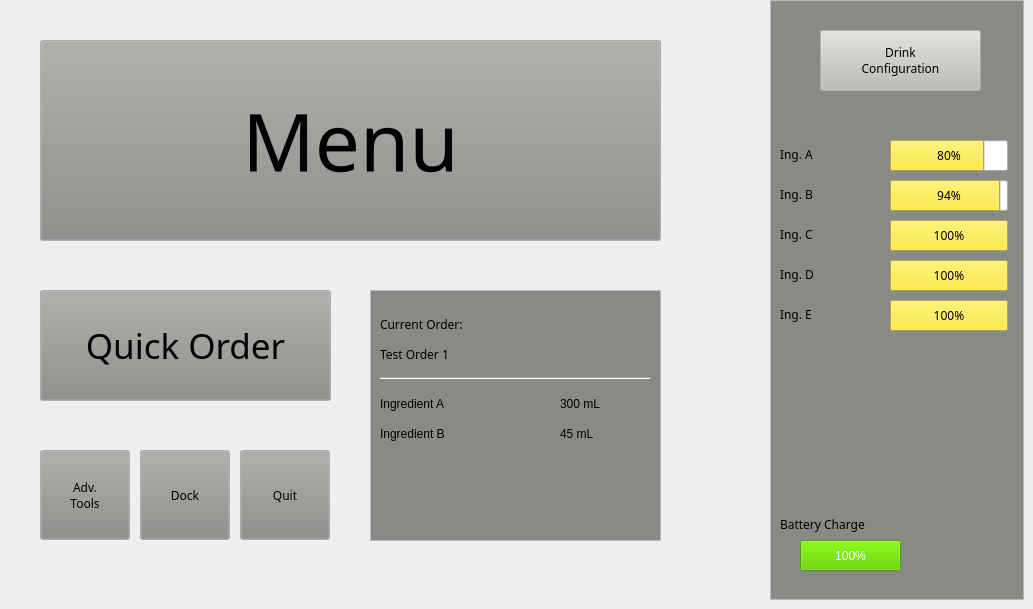
   <widget class="QWidget" name="page">
    <property name="sizePolicy">
     <sizepolicy hsizetype="MinimumExpanding" vsizetype="MinimumExpanding">
      <horstretch>0</horstretch>
      <verstretch>0</verstretch>
     </sizepolicy>
    </property>
    <widget class="QPushButton" name="pushButton_config">
     <property name="geometry">
      <rect>
       <x>820</x>
       <y>30</y>
       <width>161</width>
       <height>61</height>
      </rect>
     </property>
     <property name="palette">
      <palette>
       <active>
        <colorrole role="Button">
         <brush brushstyle="SolidPattern">
          <color alpha="255">
           <red>186</red>
           <green>189</green>
           <blue>182</blue>
          </color>
         </brush>
        </colorrole>
       </active>
       <inactive>
        <colorrole role="Button">
         <brush brushstyle="SolidPattern">
          <color alpha="255">
           <red>186</red>
           <green>189</green>
           <blue>182</blue>
          </color>
         </brush>
        </colorrole>
       </inactive>
       <disabled>
        <colorrole role="Button">
         <brush brushstyle="SolidPattern">
          <color alpha="255">
           <red>186</red>
           <green>189</green>
           <blue>182</blue>
          </color>
         </brush>
        </colorrole>
       </disabled>
      </palette>
     </property>
     <property name="font">
      <font>
       <family>MathJax_Main</family>
      </font>
     </property>
     <property name="text">
      <string>Drink
Configuration</string>
     </property>
    </widget>
    <widget class="QPushButton" name="pushButton_toMenu">
     <property name="geometry">
      <rect>
       <x>40</x>
       <y>40</y>
       <width>621</width>
       <height>201</height>
      </rect>
     </property>
     <property name="palette">
      <palette>
       <active>
        <colorrole role="Button">
         <brush brushstyle="SolidPattern">
          <color alpha="255">
           <red>136</red>
           <green>138</green>
           <blue>133</blue>
          </color>
         </brush>
        </colorrole>
       </active>
       <inactive>
        <colorrole role="Button">
         <brush brushstyle="SolidPattern">
          <color alpha="255">
           <red>136</red>
           <green>138</green>
           <blue>133</blue>
          </color>
         </brush>
        </colorrole>
       </inactive>
       <disabled>
        <colorrole role="Button">
         <brush brushstyle="SolidPattern">
          <color alpha="255">
           <red>136</red>
           <green>138</green>
           <blue>133</blue>
          </color>
         </brush>
        </colorrole>
       </disabled>
      </palette>
     </property>
     <property name="font">
      <font>
       <family>MathJax_Caligraphic</family>
       <pointsize>60</pointsize>
      </font>
     </property>
     <property name="text">
      <string>Menu</string>
     </property>
    </widget>
    <widget class="QProgressBar" name="progressBar_config_dynamicLater2">
     <property name="geometry">
      <rect>
       <x>890</x>
       <y>220</y>
       <width>118</width>
       <height>31</height>
      </rect>
     </property>
     <property name="palette">
      <palette>
       <active>
        <colorrole role="Highlight">
         <brush brushstyle="SolidPattern">
          <color alpha="255">
           <red>252</red>
           <green>233</green>
           <blue>79</blue>
          </color>
         </brush>
        </colorrole>
        <colorrole role="HighlightedText">
         <brush brushstyle="SolidPattern">
          <color alpha="255">
           <red>0</red>
           <green>0</green>
           <blue>0</blue>
          </color>
         </brush>
        </colorrole>
       </active>
       <inactive>
        <colorrole role="Highlight">
         <brush brushstyle="SolidPattern">
          <color alpha="255">
           <red>252</red>
           <green>233</green>
           <blue>79</blue>
          </color>
         </brush>
        </colorrole>
        <colorrole role="HighlightedText">
         <brush brushstyle="SolidPattern">
          <color alpha="255">
           <red>0</red>
           <green>0</green>
           <blue>0</blue>
          </color>
         </brush>
        </colorrole>
       </inactive>
       <disabled>
        <colorrole role="Highlight">
         <brush brushstyle="SolidPattern">
          <color alpha="255">
           <red>145</red>
           <green>145</green>
           <blue>145</blue>
          </color>
         </brush>
        </colorrole>
        <colorrole role="HighlightedText">
         <brush brushstyle="SolidPattern">
          <color alpha="255">
           <red>0</red>
           <green>0</green>
           <blue>0</blue>
          </color>
         </brush>
        </colorrole>
       </disabled>
      </palette>
     </property>
     <property name="font">
      <font>
       <family>Piboto Thin</family>
      </font>
     </property>
     <property name="value">
      <number>100</number>
     </property>
    </widget>
    <widget class="QProgressBar" name="progressBar_config_dynamicLater4">
     <property name="geometry">
      <rect>
       <x>890</x>
       <y>300</y>
       <width>118</width>
       <height>31</height>
      </rect>
     </property>
     <property name="palette">
      <palette>
       <active>
        <colorrole role="Highlight">
         <brush brushstyle="SolidPattern">
          <color alpha="255">
           <red>252</red>
           <green>233</green>
           <blue>79</blue>
          </color>
         </brush>
        </colorrole>
        <colorrole role="HighlightedText">
         <brush brushstyle="SolidPattern">
          <color alpha="255">
           <red>0</red>
           <green>0</green>
           <blue>0</blue>
          </color>
         </brush>
        </colorrole>
       </active>
       <inactive>
        <colorrole role="Highlight">
         <brush brushstyle="SolidPattern">
          <color alpha="255">
           <red>252</red>
           <green>233</green>
           <blue>79</blue>
          </color>
         </brush>
        </colorrole>
        <colorrole role="HighlightedText">
         <brush brushstyle="SolidPattern">
          <color alpha="255">
           <red>0</red>
           <green>0</green>
           <blue>0</blue>
          </color>
         </brush>
        </colorrole>
       </inactive>
       <disabled>
        <colorrole role="Highlight">
         <brush brushstyle="SolidPattern">
          <color alpha="255">
           <red>145</red>
           <green>145</green>
           <blue>145</blue>
          </color>
         </brush>
        </colorrole>
        <colorrole role="HighlightedText">
         <brush brushstyle="SolidPattern">
          <color alpha="255">
           <red>0</red>
           <green>0</green>
           <blue>0</blue>
          </color>
         </brush>
        </colorrole>
       </disabled>
      </palette>
     </property>
     <property name="font">
      <font>
       <family>Piboto Thin</family>
      </font>
     </property>
     <property name="value">
      <number>100</number>
     </property>
    </widget>
    <widget class="QLabel" name="label_config_dynamicLater3">
     <property name="geometry">
      <rect>
       <x>780</x>
       <y>260</y>
       <width>90</width>
       <height>28</height>
      </rect>
     </property>
     <property name="font">
      <font>
       <family>MathJax_Caligraphic</family>
      </font>
     </property>
     <property name="text">
      <string>Ing. D</string>
     </property>
    </widget>
    <widget class="QProgressBar" name="progressBar_config_dynamicLater1">
     <property name="geometry">
      <rect>
       <x>890</x>
       <y>180</y>
       <width>118</width>
       <height>31</height>
      </rect>
     </property>
     <property name="palette">
      <palette>
       <active>
        <colorrole role="Highlight">
         <brush brushstyle="SolidPattern">
          <color alpha="255">
           <red>252</red>
           <green>233</green>
           <blue>79</blue>
          </color>
         </brush>
        </colorrole>
        <colorrole role="HighlightedText">
         <brush brushstyle="SolidPattern">
          <color alpha="255">
           <red>0</red>
           <green>0</green>
           <blue>0</blue>
          </color>
         </brush>
        </colorrole>
       </active>
       <inactive>
        <colorrole role="Highlight">
         <brush brushstyle="SolidPattern">
          <color alpha="255">
           <red>252</red>
           <green>233</green>
           <blue>79</blue>
          </color>
         </brush>
        </colorrole>
        <colorrole role="HighlightedText">
         <brush brushstyle="SolidPattern">
          <color alpha="255">
           <red>0</red>
           <green>0</green>
           <blue>0</blue>
          </color>
         </brush>
        </colorrole>
       </inactive>
       <disabled>
        <colorrole role="Highlight">
         <brush brushstyle="SolidPattern">
          <color alpha="255">
           <red>145</red>
           <green>145</green>
           <blue>145</blue>
          </color>
         </brush>
        </colorrole>
        <colorrole role="HighlightedText">
         <brush brushstyle="SolidPattern">
          <color alpha="255">
           <red>0</red>
           <green>0</green>
           <blue>0</blue>
          </color>
         </brush>
        </colorrole>
       </disabled>
      </palette>
     </property>
     <property name="font">
      <font>
       <family>Piboto Thin</family>
      </font>
     </property>
     <property name="value">
      <number>94</number>
     </property>
    </widget>
    <widget class="QLabel" name="label_imageB3">
     <property name="geometry">
      <rect>
       <x>920</x>
       <y>540</y>
       <width>90</width>
       <height>28</height>
      </rect>
     </property>
     <property name="text">
      <string/>
     </property>
    </widget>
    <widget class="Line" name="line">
     <property name="geometry">
      <rect>
       <x>380</x>
       <y>370</y>
       <width>271</width>
       <height>16</height>
      </rect>
     </property>
     <property name="orientation">
      <enum>Qt::Horizontal</enum>
     </property>
    </widget>
    <widget class="QLabel" name="label_curOrder_DynamicLaterName">
     <property name="geometry">
      <rect>
       <x>380</x>
       <y>420</y>
       <width>121</width>
       <height>28</height>
      </rect>
     </property>
     <property name="text">
      <string>Ingredient B</string>
     </property>
    </widget>
    <widget class="QLabel" name="label_config_dynamicLater1">
     <property name="geometry">
      <rect>
       <x>780</x>
       <y>180</y>
       <width>90</width>
       <height>28</height>
      </rect>
     </property>
     <property name="font">
      <font>
       <family>MathJax_Caligraphic</family>
      </font>
     </property>
     <property name="text">
      <string>Ing. B</string>
     </property>
    </widget>
    <widget class="QListWidget" name="widget_rightInfo">
     <property name="geometry">
      <rect>
       <x>770</x>
       <y>0</y>
       <width>254</width>
       <height>600</height>
      </rect>
     </property>
     <property name="palette">
      <palette>
       <active>
        <colorrole role="Button">
         <brush brushstyle="SolidPattern">
          <color alpha="255">
           <red>85</red>
           <green>87</green>
           <blue>83</blue>
          </color>
         </brush>
        </colorrole>
        <colorrole role="Base">
         <brush brushstyle="SolidPattern">
          <color alpha="255">
           <red>136</red>
           <green>138</green>
           <blue>133</blue>
          </color>
         </brush>
        </colorrole>
       </active>
       <inactive>
        <colorrole role="Button">
         <brush brushstyle="SolidPattern">
          <color alpha="255">
           <red>85</red>
           <green>87</green>
           <blue>83</blue>
          </color>
         </brush>
        </colorrole>
        <colorrole role="Base">
         <brush brushstyle="SolidPattern">
          <color alpha="255">
           <red>136</red>
           <green>138</green>
           <blue>133</blue>
          </color>
         </brush>
        </colorrole>
       </inactive>
       <disabled>
        <colorrole role="Button">
         <brush brushstyle="SolidPattern">
          <color alpha="255">
           <red>85</red>
           <green>87</green>
           <blue>83</blue>
          </color>
         </brush>
        </colorrole>
        <colorrole role="Base">
         <brush brushstyle="SolidPattern">
          <color alpha="255">
           <red>85</red>
           <green>87</green>
           <blue>83</blue>
          </color>
         </brush>
        </colorrole>
       </disabled>
      </palette>
     </property>
     <property name="font">
      <font>
       <family>MathJax_Caligraphic</family>
      </font>
     </property>
    </widget>
    <widget class="QListWidget" name="widget_curOrder">
     <property name="geometry">
      <rect>
       <x>370</x>
       <y>290</y>
       <width>291</width>
       <height>251</height>
      </rect>
     </property>
     <property name="palette">
      <palette>
       <active>
        <colorrole role="Button">
         <brush brushstyle="SolidPattern">
          <color alpha="255">
           <red>85</red>
           <green>87</green>
           <blue>83</blue>
          </color>
         </brush>
        </colorrole>
        <colorrole role="Base">
         <brush brushstyle="SolidPattern">
          <color alpha="255">
           <red>136</red>
           <green>138</green>
           <blue>133</blue>
          </color>
         </brush>
        </colorrole>
       </active>
       <inactive>
        <colorrole role="Button">
         <brush brushstyle="SolidPattern">
          <color alpha="255">
           <red>85</red>
           <green>87</green>
           <blue>83</blue>
          </color>
         </brush>
        </colorrole>
        <colorrole role="Base">
         <brush brushstyle="SolidPattern">
          <color alpha="255">
           <red>136</red>
           <green>138</green>
           <blue>133</blue>
          </color>
         </brush>
        </colorrole>
       </inactive>
       <disabled>
        <colorrole role="Button">
         <brush brushstyle="SolidPattern">
          <color alpha="255">
           <red>85</red>
           <green>87</green>
           <blue>83</blue>
          </color>
         </brush>
        </colorrole>
        <colorrole role="Base">
         <brush brushstyle="SolidPattern">
          <color alpha="255">
           <red>85</red>
           <green>87</green>
           <blue>83</blue>
          </color>
         </brush>
        </colorrole>
       </disabled>
      </palette>
     </property>
    </widget>
    <widget class="QLabel" name="label_config_dynamicLater4">
     <property name="geometry">
      <rect>
       <x>780</x>
       <y>300</y>
       <width>90</width>
       <height>28</height>
      </rect>
     </property>
     <property name="font">
      <font>
       <family>MathJax_Caligraphic</family>
      </font>
     </property>
     <property name="text">
      <string>Ing. E</string>
     </property>
    </widget>
    <widget class="QLabel" name="label_curOrder_IngAmount">
     <property name="geometry">
      <rect>
       <x>560</x>
       <y>390</y>
       <width>90</width>
       <height>28</height>
      </rect>
     </property>
     <property name="text">
      <string>300 mL</string>
     </property>
    </widget>
    <widget class="QPushButton" name="pushButton_curOrder">
     <property name="geometry">
      <rect>
       <x>40</x>
       <y>290</y>
       <width>291</width>
       <height>111</height>
      </rect>
     </property>
     <property name="palette">
      <palette>
       <active>
        <colorrole role="Button">
         <brush brushstyle="SolidPattern">
          <color alpha="255">
           <red>136</red>
           <green>138</green>
           <blue>133</blue>
          </color>
         </brush>
        </colorrole>
        <colorrole role="Base">
         <brush brushstyle="SolidPattern">
          <color alpha="255">
           <red>136</red>
           <green>138</green>
           <blue>133</blue>
          </color>
         </brush>
        </colorrole>
       </active>
       <inactive>
        <colorrole role="Button">
         <brush brushstyle="SolidPattern">
          <color alpha="255">
           <red>136</red>
           <green>138</green>
           <blue>133</blue>
          </color>
         </brush>
        </colorrole>
        <colorrole role="Base">
         <brush brushstyle="SolidPattern">
          <color alpha="255">
           <red>136</red>
           <green>138</green>
           <blue>133</blue>
          </color>
         </brush>
        </colorrole>
       </inactive>
       <disabled>
        <colorrole role="Button">
         <brush brushstyle="SolidPattern">
          <color alpha="255">
           <red>136</red>
           <green>138</green>
           <blue>133</blue>
          </color>
         </brush>
        </colorrole>
        <colorrole role="Base">
         <brush brushstyle="SolidPattern">
          <color alpha="255">
           <red>85</red>
           <green>87</green>
           <blue>83</blue>
          </color>
         </brush>
        </colorrole>
       </disabled>
      </palette>
     </property>
     <property name="font">
      <font>
       <family>MathJax_Caligraphic</family>
       <pointsize>26</pointsize>
      </font>
     </property>
     <property name="text">
      <string>Quick Order</string>
     </property>
    </widget>
    <widget class="QPushButton" name="pushButton_quit">
     <property name="geometry">
      <rect>
       <x>240</x>
       <y>450</y>
       <width>90</width>
       <height>90</height>
      </rect>
     </property>
     <property name="palette">
      <palette>
       <active>
        <colorrole role="Button">
         <brush brushstyle="SolidPattern">
          <color alpha="255">
           <red>136</red>
           <green>138</green>
           <blue>133</blue>
          </color>
         </brush>
        </colorrole>
        <colorrole role="Base">
         <brush brushstyle="SolidPattern">
          <color alpha="255">
           <red>136</red>
           <green>138</green>
           <blue>133</blue>
          </color>
         </brush>
        </colorrole>
       </active>
       <inactive>
        <colorrole role="Button">
         <brush brushstyle="SolidPattern">
          <color alpha="255">
           <red>136</red>
           <green>138</green>
           <blue>133</blue>
          </color>
         </brush>
        </colorrole>
        <colorrole role="Base">
         <brush brushstyle="SolidPattern">
          <color alpha="255">
           <red>136</red>
           <green>138</green>
           <blue>133</blue>
          </color>
         </brush>
        </colorrole>
       </inactive>
       <disabled>
        <colorrole role="Button">
         <brush brushstyle="SolidPattern">
          <color alpha="255">
           <red>136</red>
           <green>138</green>
           <blue>133</blue>
          </color>
         </brush>
        </colorrole>
        <colorrole role="Base">
         <brush brushstyle="SolidPattern">
          <color alpha="255">
           <red>85</red>
           <green>87</green>
           <blue>83</blue>
          </color>
         </brush>
        </colorrole>
       </disabled>
      </palette>
     </property>
     <property name="font">
      <font>
       <family>MathJax_Main</family>
      </font>
     </property>
     <property name="text">
      <string>Quit</string>
     </property>
    </widget>
    <widget class="QLabel" name="label_config">
     <property name="geometry">
      <rect>
       <x>780</x>
       <y>140</y>
       <width>90</width>
       <height>28</height>
      </rect>
     </property>
     <property name="font">
      <font>
       <family>MathJax_Caligraphic</family>
      </font>
     </property>
     <property name="text">
      <string>Ing. A</string>
     </property>
    </widget>
    <widget class="QLabel" name="label_curOrder">
     <property name="geometry">
      <rect>
       <x>380</x>
       <y>310</y>
       <width>151</width>
       <height>28</height>
      </rect>
     </property>
     <property name="font">
      <font>
       <family>MathJax_Caligraphic</family>
      </font>
     </property>
     <property name="text">
      <string>Current Order:</string>
     </property>
    </widget>
    <widget class="QPushButton" name="pushButton_dock">
     <property name="geometry">
      <rect>
       <x>140</x>
       <y>450</y>
       <width>90</width>
       <height>90</height>
      </rect>
     </property>
     <property name="palette">
      <palette>
       <active>
        <colorrole role="Button">
         <brush brushstyle="SolidPattern">
          <color alpha="255">
           <red>136</red>
           <green>138</green>
           <blue>133</blue>
          </color>
         </brush>
        </colorrole>
        <colorrole role="Base">
         <brush brushstyle="SolidPattern">
          <color alpha="255">
           <red>136</red>
           <green>138</green>
           <blue>133</blue>
          </color>
         </brush>
        </colorrole>
       </active>
       <inactive>
        <colorrole role="Button">
         <brush brushstyle="SolidPattern">
          <color alpha="255">
           <red>136</red>
           <green>138</green>
           <blue>133</blue>
          </color>
         </brush>
        </colorrole>
        <colorrole role="Base">
         <brush brushstyle="SolidPattern">
          <color alpha="255">
           <red>136</red>
           <green>138</green>
           <blue>133</blue>
          </color>
         </brush>
        </colorrole>
       </inactive>
       <disabled>
        <colorrole role="Button">
         <brush brushstyle="SolidPattern">
          <color alpha="255">
           <red>136</red>
           <green>138</green>
           <blue>133</blue>
          </color>
         </brush>
        </colorrole>
        <colorrole role="Base">
         <brush brushstyle="SolidPattern">
          <color alpha="255">
           <red>85</red>
           <green>87</green>
           <blue>83</blue>
          </color>
         </brush>
        </colorrole>
       </disabled>
      </palette>
     </property>
     <property name="font">
      <font>
       <family>MathJax_Main</family>
      </font>
     </property>
     <property name="text">
      <string>Dock</string>
     </property>
    </widget>
    <widget class="QProgressBar" name="progressBar_batteryCharge">
     <property name="geometry">
      <rect>
       <x>800</x>
       <y>540</y>
       <width>101</width>
       <height>31</height>
      </rect>
     </property>
     <property name="palette">
      <palette>
       <active>
        <colorrole role="Highlight">
         <brush brushstyle="SolidPattern">
          <color alpha="255">
           <red>115</red>
           <green>210</green>
           <blue>22</blue>
          </color>
         </brush>
        </colorrole>
       </active>
       <inactive>
        <colorrole role="Highlight">
         <brush brushstyle="SolidPattern">
          <color alpha="255">
           <red>115</red>
           <green>210</green>
           <blue>22</blue>
          </color>
         </brush>
        </colorrole>
       </inactive>
       <disabled>
        <colorrole role="Highlight">
         <brush brushstyle="SolidPattern">
          <color alpha="255">
           <red>145</red>
           <green>145</green>
           <blue>145</blue>
          </color>
         </brush>
        </colorrole>
       </disabled>
      </palette>
     </property>
     <property name="value">
      <number>100</number>
     </property>
    </widget>
    <widget class="QProgressBar" name="progressBar_config_dynamicLater3">
     <property name="geometry">
      <rect>
       <x>890</x>
       <y>260</y>
       <width>118</width>
       <height>31</height>
      </rect>
     </property>
     <property name="palette">
      <palette>
       <active>
        <colorrole role="Highlight">
         <brush brushstyle="SolidPattern">
          <color alpha="255">
           <red>252</red>
           <green>233</green>
           <blue>79</blue>
          </color>
         </brush>
        </colorrole>
        <colorrole role="HighlightedText">
         <brush brushstyle="SolidPattern">
          <color alpha="255">
           <red>0</red>
           <green>0</green>
           <blue>0</blue>
          </color>
         </brush>
        </colorrole>
       </active>
       <inactive>
        <colorrole role="Highlight">
         <brush brushstyle="SolidPattern">
          <color alpha="255">
           <red>252</red>
           <green>233</green>
           <blue>79</blue>
          </color>
         </brush>
        </colorrole>
        <colorrole role="HighlightedText">
         <brush brushstyle="SolidPattern">
          <color alpha="255">
           <red>0</red>
           <green>0</green>
           <blue>0</blue>
          </color>
         </brush>
        </colorrole>
       </inactive>
       <disabled>
        <colorrole role="Highlight">
         <brush brushstyle="SolidPattern">
          <color alpha="255">
           <red>145</red>
           <green>145</green>
           <blue>145</blue>
          </color>
         </brush>
        </colorrole>
        <colorrole role="HighlightedText">
         <brush brushstyle="SolidPattern">
          <color alpha="255">
           <red>0</red>
           <green>0</green>
           <blue>0</blue>
          </color>
         </brush>
        </colorrole>
       </disabled>
      </palette>
     </property>
     <property name="font">
      <font>
       <family>Piboto Thin</family>
      </font>
     </property>
     <property name="value">
      <number>100</number>
     </property>
    </widget>
    <widget class="QLabel" name="label_curOrder_Name">
     <property name="geometry">
      <rect>
       <x>380</x>
       <y>340</y>
       <width>141</width>
       <height>28</height>
      </rect>
     </property>
     <property name="font">
      <font>
       <family>MathJax_Main</family>
      </font>
     </property>
     <property name="text">
      <string>Test Order 1</string>
     </property>
    </widget>
    <widget class="QProgressBar" name="progressBar_config">
     <property name="geometry">
      <rect>
       <x>890</x>
       <y>140</y>
       <width>118</width>
       <height>31</height>
      </rect>
     </property>
     <property name="palette">
      <palette>
       <active>
        <colorrole role="Highlight">
         <brush brushstyle="SolidPattern">
          <color alpha="255">
           <red>252</red>
           <green>233</green>
           <blue>79</blue>
          </color>
         </brush>
        </colorrole>
        <colorrole role="HighlightedText">
         <brush brushstyle="SolidPattern">
          <color alpha="255">
           <red>0</red>
           <green>0</green>
           <blue>0</blue>
          </color>
         </brush>
        </colorrole>
       </active>
       <inactive>
        <colorrole role="Highlight">
         <brush brushstyle="SolidPattern">
          <color alpha="255">
           <red>252</red>
           <green>233</green>
           <blue>79</blue>
          </color>
         </brush>
        </colorrole>
        <colorrole role="HighlightedText">
         <brush brushstyle="SolidPattern">
          <color alpha="255">
           <red>0</red>
           <green>0</green>
           <blue>0</blue>
          </color>
         </brush>
        </colorrole>
       </inactive>
       <disabled>
        <colorrole role="Highlight">
         <brush brushstyle="SolidPattern">
          <color alpha="255">
           <red>145</red>
           <green>145</green>
           <blue>145</blue>
          </color>
         </brush>
        </colorrole>
        <colorrole role="HighlightedText">
         <brush brushstyle="SolidPattern">
          <color alpha="255">
           <red>0</red>
           <green>0</green>
           <blue>0</blue>
          </color>
         </brush>
        </colorrole>
       </disabled>
      </palette>
     </property>
     <property name="font">
      <font>
       <family>Piboto Thin</family>
      </font>
     </property>
     <property name="value">
      <number>80</number>
     </property>
    </widget>
    <widget class="QLabel" name="label_curOrder_DynamicLaterAmt">
     <property name="geometry">
      <rect>
       <x>560</x>
       <y>420</y>
       <width>90</width>
       <height>28</height>
      </rect>
     </property>
     <property name="text">
      <string>45 mL</string>
     </property>
    </widget>
    <widget class="QLabel" name="label_curOrder_IngName">
     <property name="geometry">
      <rect>
       <x>380</x>
       <y>390</y>
       <width>121</width>
       <height>28</height>
      </rect>
     </property>
     <property name="text">
      <string>Ingredient A</string>
     </property>
    </widget>
    <widget class="QLabel" name="label_config_dynamicLater2">
     <property name="geometry">
      <rect>
       <x>780</x>
       <y>220</y>
       <width>90</width>
       <height>28</height>
      </rect>
     </property>
     <property name="font">
      <font>
       <family>MathJax_Caligraphic</family>
      </font>
     </property>
     <property name="text">
      <string>Ing. C</string>
     </property>
    </widget>
    <widget class="QPushButton" name="pushButton_advTools">
     <property name="geometry">
      <rect>
       <x>40</x>
       <y>450</y>
       <width>90</width>
       <height>90</height>
      </rect>
     </property>
     <property name="palette">
      <palette>
       <active>
        <colorrole role="Button">
         <brush brushstyle="SolidPattern">
          <color alpha="255">
           <red>136</red>
           <green>138</green>
           <blue>133</blue>
          </color>
         </brush>
        </colorrole>
        <colorrole role="Base">
         <brush brushstyle="SolidPattern">
          <color alpha="255">
           <red>136</red>
           <green>138</green>
           <blue>133</blue>
          </color>
         </brush>
        </colorrole>
       </active>
       <inactive>
        <colorrole role="Button">
         <brush brushstyle="SolidPattern">
          <color alpha="255">
           <red>136</red>
           <green>138</green>
           <blue>133</blue>
          </color>
         </brush>
        </colorrole>
        <colorrole role="Base">
         <brush brushstyle="SolidPattern">
          <color alpha="255">
           <red>136</red>
           <green>138</green>
           <blue>133</blue>
          </color>
         </brush>
        </colorrole>
       </inactive>
       <disabled>
        <colorrole role="Button">
         <brush brushstyle="SolidPattern">
          <color alpha="255">
           <red>136</red>
           <green>138</green>
           <blue>133</blue>
          </color>
         </brush>
        </colorrole>
        <colorrole role="Base">
         <brush brushstyle="SolidPattern">
          <color alpha="255">
           <red>85</red>
           <green>87</green>
           <blue>83</blue>
          </color>
         </brush>
        </colorrole>
       </disabled>
      </palette>
     </property>
     <property name="font">
      <font>
       <family>MathJax_Main</family>
      </font>
     </property>
     <property name="text">
      <string>Adv. 
Tools</string>
     </property>
    </widget>
    <widget class="QLabel" name="label_batteryCharge">
     <property name="geometry">
      <rect>
       <x>780</x>
       <y>510</y>
       <width>141</width>
       <height>28</height>
      </rect>
     </property>
     <property name="font">
      <font>
       <family>MathJax_Main</family>
      </font>
     </property>
     <property name="text">
      <string>Battery Charge</string>
     </property>
    </widget>
    <zorder>pushButton_toMenu</zorder>
    <zorder>widget_rightInfo</zorder>
    <zorder>widget_curOrder</zorder>
    <zorder>label_curOrder_IngAmount</zorder>
    <zorder>pushButton_curOrder</zorder>
    <zorder>pushButton_quit</zorder>
    <zorder>label_config</zorder>
    <zorder>label_curOrder</zorder>
    <zorder>pushButton_dock</zorder>
    <zorder>progressBar_batteryCharge</zorder>
    <zorder>progressBar_config_dynamicLater3</zorder>
    <zorder>label_curOrder_Name</zorder>
    <zorder>label_curOrder_DynamicLaterAmt</zorder>
    <zorder>label_curOrder_IngName</zorder>
    <zorder>label_config_dynamicLater2</zorder>
    <zorder>pushButton_advTools</zorder>
    <zorder>label_batteryCharge</zorder>
    <zorder>line</zorder>
    <zorder>label_imageB3</zorder>
    <zorder>label_config_dynamicLater1</zorder>
    <zorder>label_config_dynamicLater3</zorder>
    <zorder>label_config_dynamicLater4</zorder>
    <zorder>progressBar_config</zorder>
    <zorder>progressBar_config_dynamicLater1</zorder>
    <zorder>progressBar_config_dynamicLater2</zorder>
    <zorder>progressBar_config_dynamicLater4</zorder>
    <zorder>label_curOrder_DynamicLaterName</zorder>
    <zorder>pushButton_config</zorder>
   </widget>
